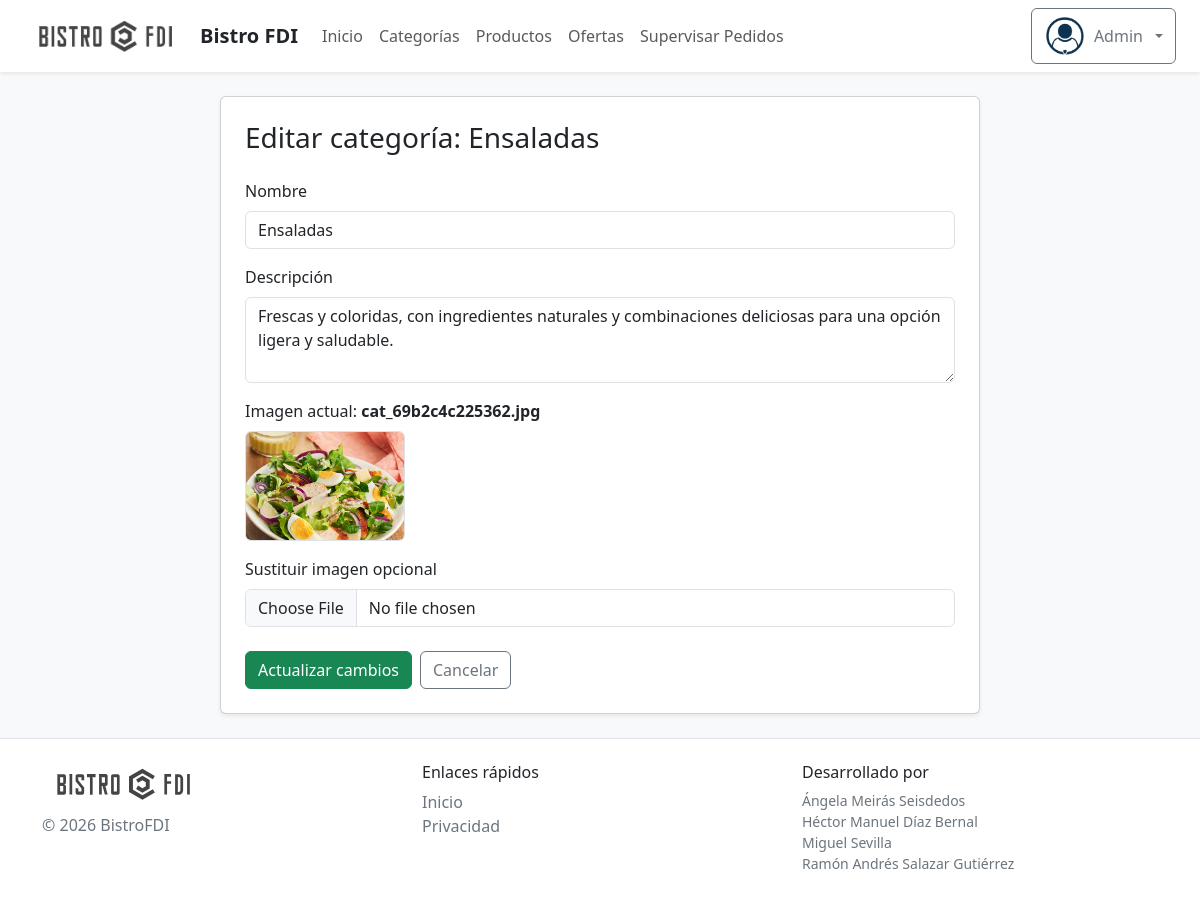
The page /includes/vistas/categorias/apoyo/categoria_actualizar.php?id=9 (signed in) on the database its author committed.
### tables this page shows
CREATE TABLE `categorias` (
  `id` int(11) NOT NULL,
  `nombre` varchar(100) NOT NULL,
  `descripcion` text DEFAULT NULL,
  `imagen` varchar(255) DEFAULT 'categoria_default.jpg',
  `activa` tinyint(1) DEFAULT 1
);

### includes/vistas/categorias/apoyo/categoria_actualizar.php (called while the page is built, shortened)
<?php
require_once (__DIR__ . '/formularioActualizarCategoria.php');
$sa = new CategoriaSA($db_connection);
$cat = $sa->obtenerPorId($_GET['id'] ?? 0);
$formulario = new FormularioActualizarCategoria($cat);
$contenidoPrincipal = $formulario->gestiona();
require("../../comun/plantilla.php");

### includes/clases/DTO/Categoria.php (called while the page is built, shortened)
<?php
class Categoria {
    private $nombre;
    private $descripcion;
    private $imagen;
    public function __construct($id, $nombre, $descripcion, $imagen = 'categoria_default.jpg', $activa = 1) {
        $this->nombre = $nombre;
        $this->descripcion = $descripcion;
        $this->imagen = $imagen;
    }
    public function getNombre() { return $this->nombre; }
    public function getDescripcion() { return $this->descripcion; }
    public function getImagen() { return $this->imagen; }
}

### includes/clases/DAO/CategoriaDAO.php (called while the page is built, shortened)
<?php
class CategoriaDAO {
    private $db;
    public function __construct($db_connection) {
        $this->db = $db_connection;
    }
    public function obtenerPorId($id) {
        $sql = "SELECT * FROM categorias WHERE id = ?";
        $stmt = mysqli_prepare($this->db, $sql);
        mysqli_stmt_bind_param($stmt, "i", $id);
        mysqli_stmt_execute($stmt);
        $res = mysqli_stmt_get_result($stmt);
        $categoria = null;
        if ($row = mysqli_fetch_assoc($res)) {
            $imagen = !empty($row['imagen']) ? $row['imagen'] : 'categoria_default.jpg';
            $categoria = new Categoria($row['id'], $row['nombre'], $row['descripcion'], $imagen, $row['activa'] ?? 1);
        }
        return $categoria;
    }
}

### includes/clases/SA/CategoriaSA.php (called while the page is built, shortened)
<?php
class CategoriaSA {
    private $dao;
    public function __construct($db_connection) {
        $this->dao = new CategoriaDAO($db_connection);
    }
    public function obtenerPorId($id) {
        return $this->dao->obtenerPorId($id);
    }
}

### includes/vistas/categorias/apoyo/formularioActualizarCategoria.php (the view, shortened to what this page needs)
<?php
require_once (__DIR__ . '/../../comun/formularioBase.php');
class FormularioActualizarCategoria extends formularioBase {
    private $categoria;
    public function __construct($categoria = null) {
        $this->categoria = $categoria;
    }
    protected function generaCamposFormulario(&$datos) {
        $id = $this->categoria ? $this->categoria->getId() : $datos['id'];
        $nombre = htmlspecialchars($this->categoria ? $this->categoria->getNombre() : ($datos['nombre'] ?? ''), ENT_QUOTES, 'UTF-8');
        $descripcion = htmlspecialchars($this->categoria ? $this->categoria->getDescripcion() : ($datos['descripcion'] ?? ''), ENT_QUOTES, 'UTF-8');
        $imagenActual = htmlspecialchars($this->categoria ? $this->categoria->getImagen() : ($datos['imagen_actual'] ?? 'categoria_default.jpg'), ENT_QUOTES, 'UTF-8');
        $rutaImagenActual = RUTA_IMG . "/categorias/" . htmlspecialchars($imagenActual);
        $htmlErroresGlobales = self::generaListaErroresGlobales($this->errores);
        $erroresCampos = self::generaErroresCampos(['nombre', 'descripcion', 'imagen'], $this->errores);
        return <<<EOF
        $htmlErroresGlobales
        <div class="card shadow-sm mx-auto" style="max-width: 760px;">
        <div class="card-body p-4">
            <input type="hidden" name="accion" value="actualizar">
            <input type="hidden" name="id" value="$id">
            <input type="hidden" name="imagen_actual" value="$imagenActual">
            <h1 class="h3 mb-4">Editar categoría: $nombre</h1>
            <div class="mb-3">
            <label class="form-label">Nombre</label>
            <input class="form-control" type="text" name="nombre" value="$nombre" required>
            {$erroresCampos['nombre']}
            </div>
            <div class="mb-3">
            <label class="form-label">Descripción</label>
            <textarea class="form-control" name="descripcion" rows="3" required>$descripcion</textarea>
            {$erroresCampos['descripcion']}
            </div>
            <div class="mb-3">
                <p class="mb-2">Imagen actual: <strong>$imagenActual</strong></p>
                <img src="$rutaImagenActual" alt="Imagen actual de $nombre" class="rounded border object-fit-cover" style="width:160px; height:110px;">
            </div>
            <div class="mb-4">
            <label class="form-label">Sustituir imagen opcional</label>
            <input class="form-control" type="file" name="imagen" accept="image/*">
            {$erroresCampos['imagen']}
            </div>
            <div class="d-flex flex-wrap gap-2">
                <button class="btn btn-success" type="submit">Actualizar cambios</button>
                <a href="../categorias_gerente.php" class="btn btn-outline-secondary">Cancelar</a>
            </div>
        </div>
        </div>
EOF;
    }
}

### rows shown on the page
categorias: nombre "Ensaladas", descripcion "Frescas y coloridas, con ingredientes naturales y combinaciones deliciosas para una opción ligera y saludable.", imagen "cat_69b2c4c225362.jpg", imagen (picture)

### other values the page prints
$_SESSION['usuario']->nombre() "Admin"
